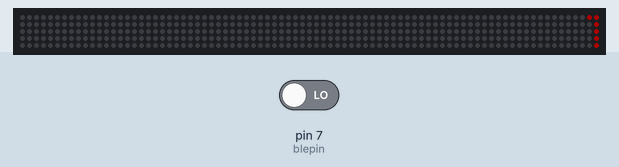
Simulated run of this sketch. Board: Arduino Uno, built with avr-gcc and run on an emulated ATmega328P. On the bench: 83×5 RGB LED matrix (first LED top left, wired row by row). Inputs (shaded band) come from the test bench; at power-on: pin 7 (blepin) LOW. Dim RGB values are drawn brighter than linear; random numbers use the default seed unless the sketch sets one.

Above: at 0.67 s.
At 10.39 s:
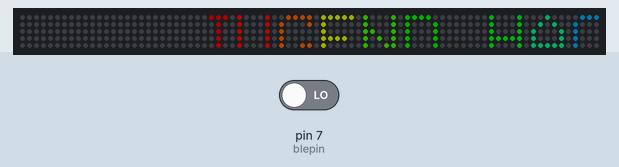
At 15.25 s:
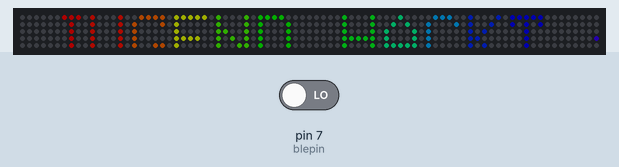
At 20.3 s:
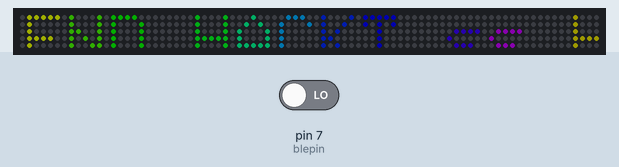
At 29.91 s:
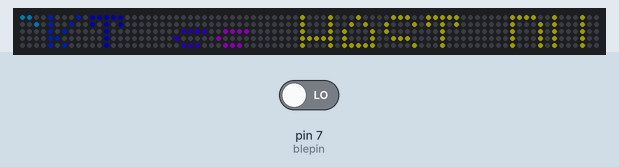
At 39.81 s:
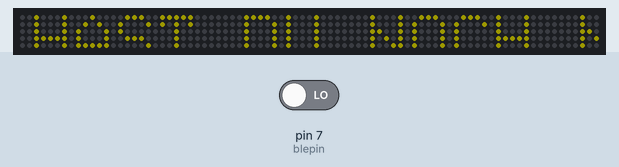

The sketch:

CoolTourZylinder.ino
```cpp
// Adafruit_NeoMatrix example for single NeoPixel Shield.
// Scrolls 'Howdy' across the matrix in a portrait (vertical) orientation.

#include <Adafruit_GFX.h>
#include <Adafruit_NeoMatrix.h>
#include <Adafruit_NeoPixel.h>
#include <gfxfont.h>
#include "colorString.h"
#include "matrixsetup.h"
#include "colorPrinters.h"

#ifndef PSTR
 #define PSTR // Make Arduino Due happy
#endif

#define PIN 10
int blepin = 7;
int x = matrix.width();
int alarm;


//void add(char const *string,int colorMode,  rgb color);


void generateListElements(){
  add("JUGEND HACKT ss ", COLOR_MODE_HSV_RAINBOW, {});
  add("HAST DU NOCH NIE", COLOR_MODE_SINGLE, {200,200,0});
  add("EINEN HUT GESEHEN? ss ", COLOR_MODE_SINGLE, {0,200,200});
  add("PINK FLUFFY UNICORNS DANCING ON RAINBOWS ss ", COLOR_MODE_SINUS_RAINBOW,{});
}

colorString* firstListEl = NULL;
void add(char const *string,int colorMode,  rgb color){

  //create Element
  colorString* newListEl = (colorString*)malloc(sizeof(colorString));
  newListEl->string = string;
  newListEl->colorMode = colorMode;
  newListEl->color = color;
  newListEl->next = NULL;

  //add Element
  if (firstListEl == NULL)
  {
    firstListEl = newListEl;
  }
  else
  {
    //find last Element
    colorString* lastListEl = firstListEl;
    while(lastListEl->next!=NULL)
    {
      lastListEl=lastListEl->next;
    }
    lastListEl->next = newListEl;
  }

}


int printColorCodedText(){
  int length = 0;
  colorString* listElPointer = firstListEl;
  while(listElPointer){

    switch(listElPointer->colorMode){
      case 1:
        singleColor(listElPointer->string,listElPointer->color);
        break;
      case 2:
        sinusRainbow(listElPointer->string);
        break;
      case 3:
        hsvRainbow(listElPointer->string);
        break;
      case 4:
        rgbColor(listElPointer->string);
        break;
      case 5:
        randomColor(listElPointer->string);
        break;
      default:
        sinusRainbow(listElPointer->string);

    }

    length += strlen(listElPointer->string);
    listElPointer = listElPointer->next;

  }
  return length;
}


int pause(int str_len,int x){
  int pixlength=(str_len)*6;


  if(--x < (-pixlength)) {
    x = matrix.width();

  }
  return x;
}

int continuous(int str_len,int x){
  int pixlength=(str_len)*6;

  if(--x < -6*((int)strlen(firstListEl->string))) {

    x +=(int) 6*strlen(firstListEl->string);

   //find last Element
    colorString* lastListEl = firstListEl;
    while(lastListEl->next!=NULL)
    {
      lastListEl=lastListEl->next;
    }
    lastListEl->next = firstListEl;
    firstListEl = firstListEl->next;
    lastListEl->next->next =NULL;

  }
  return x;
}


void setup() {
  Serial.begin(115200);
  pinMode(blepin, INPUT);
  matrix.begin();
  matrix.setTextWrap(false);
  matrix.setBrightness(50);
  generateListElements();
  //matrix.setTextColor(colors[0]);
}

void loop() {

  matrix.fillScreen(1);
  matrix.setCursor(x, 0);
  alarm = digitalRead(blepin);
  if(blepin == LOW){
    //TODO ALLES ENTFERNEN
    add("ALARM", COLOR_MODE_SINGLE, {200,0,0});
    }
  int str_len = printColorCodedText();
  x = continuous(str_len,x);
  matrix.show();
  delay(75);
}
```

Hsv.h
```cpp
typedef struct {
    double r;       // percent
    double g;       // percent
    double b;       // percent
} rgb;

typedef struct {
    double h;       // angle in degrees
    double s;       // percent
    double v;       // percent
} hsv;


rgb hsv2rgb(hsv in)
{
    double      hh, p, q, t, ff;
    long        i;
    rgb         out;

    if(in.s <= 0.0) {       // < is bogus, just shuts up warnings
        out.r = in.v;
        out.g = in.v;
        out.b = in.v;
        return out;
    }
    hh = in.h;
    if(hh >= 360.0) hh = 0.0;
    hh /= 60.0;
    i = (long)hh;
    ff = hh - i;
    p = in.v * (1.0 - in.s);
    q = in.v * (1.0 - (in.s * ff));
    t = in.v * (1.0 - (in.s * (1.0 - ff)));

    switch(i) {
    case 0:
        out.r = in.v;
        out.g = t;
        out.b = p;
        break;
    case 1:
        out.r = q;
        out.g = in.v;
        out.b = p;
        break;
    case 2:
        out.r = p;
        out.g = in.v;
        out.b = t;
        break;

    case 3:
        out.r = p;
        out.g = q;
        out.b = in.v;
        break;
    case 4:
        out.r = t;
        out.g = p;
        out.b = in.v;
        break;
    case 5:
    default:
        out.r = in.v;
        out.g = p;
        out.b = q;
        break;
    }
    return out;
}


rgb HSVColor(float h, float s, float v) {
  hsv color;
    color.h = h;
    color.s = s;
    color.v = v;
  return hsv2rgb(color);
}
```

colorPrinters.h
```cpp
void hsvRainbow(const char* string){

  for(int i=0; i<strlen(string);i++){


    rgb color = HSVColor((i*21)%360,1,1);
    matrix.setTextColor(matrix.Color(color.r*255,color.g*255,color.b*255));
    matrix.print(string[i]);
  }
}
void sinusRainbow(const char* string){

  for(int i=0; i<strlen(string);i++){

    matrix.setTextColor(matrix.Color(sin(i*0.2)*128+127, sin(i*0.2+PI)*128+127, sin(i*0.2 + PI/2)*128+127));
    matrix.print(string[i]);
  }
}
void rgbColor(const char* string){
  const uint16_t colors[] = {
    matrix.Color(255, 0, 0), matrix.Color(0, 255, 0), matrix.Color(0, 0, 255) };

  for(int i=0; i<strlen(string);i++){

    //matrix.setTextColor(colors[i%3]);
    matrix.setTextColor(colors[i%3]);
    matrix.print(string[i]);
  }
}
void randomColor(const char* string){
  const uint16_t colors[] = {
    matrix.Color(255, 0, 0), matrix.Color(0, 255, 0), matrix.Color(0, 0, 255) };

  for(int i=0; i<strlen(string);i++){

    //matrix.setTextColor(colors[i%3]);
    matrix.setTextColor(matrix.Color(random(0,255),random(0,255), random(0,255)));
    matrix.print(string[i]);
  }
}


void singleColor(const char* string, rgb color){
  matrix.setTextColor(matrix.Color(color.r,color.g, color.b));
  for(int i=0; i<strlen(string);i++){
    matrix.print(string[i]);
  }
}
```

colorString.h
```cpp
#include "Hsv.h"
#define COLOR_MODE_SINGLE 1
#define COLOR_MODE_SINUS_RAINBOW 2
#define COLOR_MODE_HSV_RAINBOW 3
#define COLOR_MODE_TRICOLOR 4
#define COLOR_MODE_RANDOM 5

typedef struct _colorString {
	char const *string;
	int colorMode;
	rgb color;
	struct _colorString* next;

} colorString;
```

matrixsetup.h
```cpp
#define PIN 10
// MATRIX DECLARATION:
// Parameter 1 = width of NeoPixel matrix
// Parameter 2 = height of matrix
// Parameter 3 = pin number (most are valid)
// Parameter 4 = matrix layout flags, add together as needed:
//   NEO_MATRIX_TOP, NEO_MATRIX_BOTTOM, NEO_MATRIX_LEFT, NEO_MATRIX_RIGHT:
//     Position of the FIRST LED in the matrix; pick two, e.g.
//     NEO_MATRIX_TOP + NEO_MATRIX_LEFT for the top-left corner.
//   NEO_MATRIX_ROWS, NEO_MATRIX_COLUMNS: LEDs are arranged in horizontal
//     rows or in vertical columns, respectively; pick one or the other.
//   NEO_MATRIX_PROGRESSIVE, NEO_MATRIX_ZIGZAG: all rows/columns proceed
//     in the same order, or alternate lines reverse direction; pick one.
//   See example below for these values in action.
// Parameter 5 = pixel type flags, add together as needed:
//   NEO_KHZ800  800 KHz bitstream (most NeoPixel products w/WS2812 LEDs)
//   NEO_KHZ400  400 KHz (classic 'v1' (not v2) FLORA pixels, WS2811 drivers)
//   NEO_GRB     Pixels are wired for GRB bitstream (most NeoPixel products)
//   NEO_RGB     Pixels are wired for RGB bitstream (v1 FLORA pixels, not v2)


// Example for NeoPixel Shield.  In this application we'd like to use it
// as a 5x8 tall matrix, with the USB port positioned at the top of the
// Arduino.  When held that way, the first pixel is at the top right, and
// lines are arranged in columns, progressive order.  The shield uses
// 800 KHz (v2) pixels that expect GRB color data.
Adafruit_NeoMatrix matrix = Adafruit_NeoMatrix(83, 5, PIN,
  NEO_MATRIX_BOTTOM     + NEO_MATRIX_RIGHT +
  NEO_MATRIX_ROWS + NEO_MATRIX_PROGRESSIVE,
  NEO_GRB            + NEO_KHZ800);
```

Source omitted: glcdfont.c (data table, 8674 bytes)
